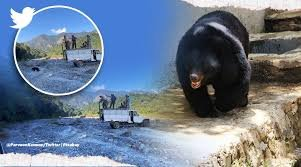
#> input picture DataSets/black/black64.jpg, 301 x 167 px; its folder holds only this picture in this run
$ python train.py
#> lines starting #> are read from the running program, lines starting #| are printed output that depends on the picture
import os
import cv2
import imghdr
import numpy as np
from sklearn.model_selection import train_test_split
from sklearn.svm import SVC
from sklearn.ensemble import RandomForestClassifier
from sklearn.metrics import accuracy_score, confusion_matrix, classification_report
import joblib

data_dir = "DataSets"

classes = ['black', 'grizzly', 'polar']
image_exst = ['jpeg' , 'jpg' , 'bmp' , 'png']
X, y = [], []

for image_class in os.listdir(data_dir):
  for image in os.listdir(os.path.join(data_dir, image_class)):
    image_path = os.path.join(data_dir, image_class , image)
    try:
      img = cv2.imread(image_path)
#> img is the input picture: shape (167, 301, 3); mean B, G, R 144.2, 124, 108.8
      tip = imghdr.what(image_path)
      if tip not in image_exst:
        print('Image not in ext list {}'.format(image_path))
        os.remove(image_path)
    except Exception as e:
      print('Issue with image {}'.format(image_path))
#> pass 2 of the loop `for image_class in os.listdir(data_dir):`:
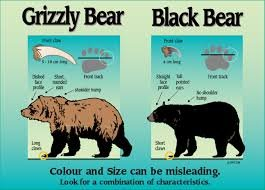
#> input picture DataSets/grizzly/grizzly5.jpg, 265 x 190 px
#> img is the input picture: shape (190, 265, 3); mean B, G, R 154.1, 171, 118.8

for label, class_name in enumerate(classes):
    class_folder = os.path.join(data_dir, class_name)
    for file in os.listdir(class_folder):
        file_path = os.path.join(class_folder, file)
        try:
            img = cv2.imread(file_path)
            img = cv2.resize(img, (128, 128))
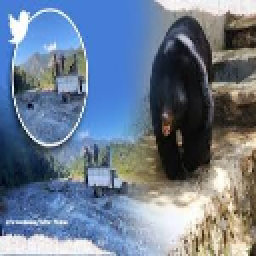
#> img: shape (128, 128, 3) (shown 2 times larger); mean B, G, R 144.1, 123.8, 108.6
            X.append(img.flatten())
            y.append(label)
        except Exception as e:
            print(f"Hata: {file_path}, {e}")
#> pass 2 of the loop `for label, class_name in enumerate(classes):`:
#> `img = cv2.resize(img, (128, 128))`:
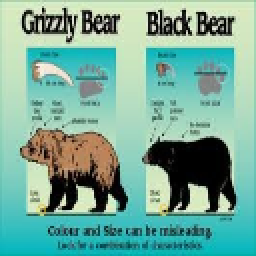
#> img: shape (128, 128, 3) (shown 2 times larger); mean B, G, R 153.8, 170.7, 118.5
#> (the run stopped early here; a loop or call above may not have finished)
